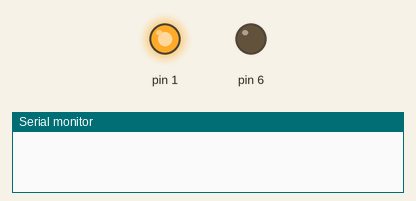
Recording of a sketch running on a simulated Arduino Uno, built for the host (arithmetic inside an expression is 32-bit, double 64-bit). Shown: output pins drawn as LEDs (lit = HIGH), the last lines printed to the serial monitor. WiFi joins after 1.5 s; servers stay silent unless stated.

Above: at 2.6 s.
At 4.9 s:
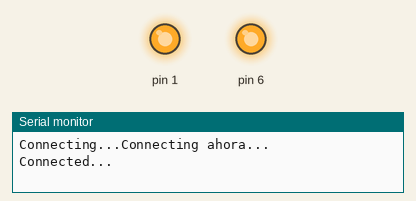
Timing chart, 0 to 6.4 s (numbered marks = the images above):
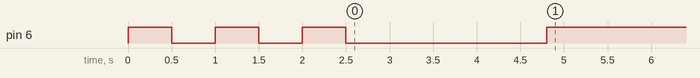

The sketch:

funciona_blynk_mkr1000_intentorelay.ino
```cpp
#include <BlynkSimpleMKR1000.h>
#include <SimpleTimer.h>

char auth[] = "2662a762d3b344c9be0979268af1b4df";
char ssid[] = "HugoyMarieT";
char pass[] = "nomejodas";

WidgetLCD lcd(V1);
SimpleTimer timer;

bool salida;


void setup()
{
  pinMode(1, OUTPUT);
  digitalWrite(1, HIGH);
  pinMode(6, OUTPUT);
  digitalWrite(6, HIGH);
  delay(500);
  digitalWrite(6, LOW);
  delay(500);
  digitalWrite(6, HIGH);
  delay(500);
  digitalWrite(6, LOW);
  delay(500);
  digitalWrite(6, HIGH);
  delay(500);
  digitalWrite(6, LOW);
  delay(500);

  Serial.print("Connecting...");
  digitalWrite(6, LOW);
  Serial.println("Connecting ahora...");
  Blynk.begin(auth, ssid, pass, "rpihugo.ddns.net", 8080);
  //  while (Blynk.connect() == false) {}
  lcd.clear();
  digitalWrite(6, HIGH);
  lcd.print(0, 0, "Connected...");
  Serial.println("Connected...");
  timer.setInterval(1000L, sendText);
  timer.setInterval(1000L, sendsalida);
}

void sendText()
{
  lcd.print(0, 1, "salida = ");
  lcd.print(0, 1, salida);
  Serial.println("Connected...");
}

void sendsalida()
{
  digitalWrite(2, salida);
}

void loop()
{
  Blynk.run();
  timer.run();
}

BLYNK_WRITE(V0)
{
  int auxV0 = param.asInt(); // assigning incoming value from pin V1 to a variable
  salida = auxV0;
}
```
